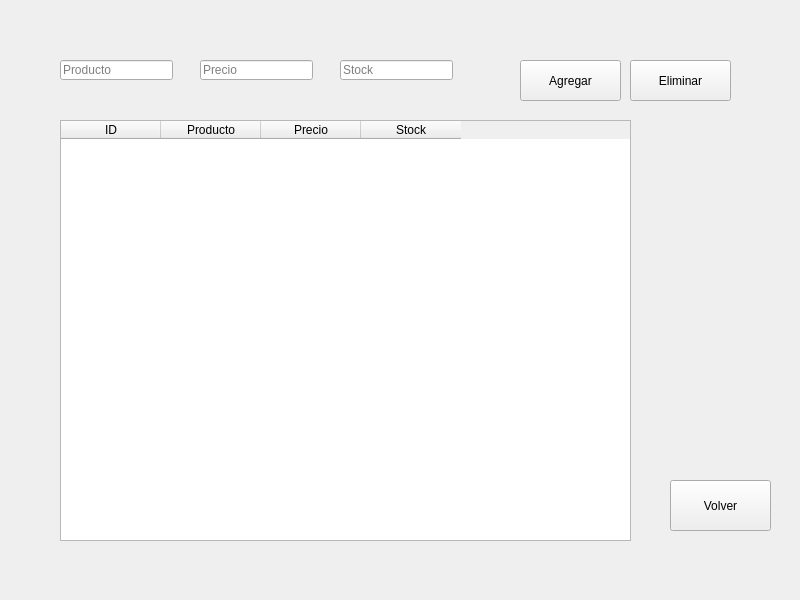
<?xml version="1.0" encoding="UTF-8"?>
<ui version="4.0">
 <class>inventario</class>
 <widget class="QMainWindow" name="inventario">
  <property name="geometry">
   <rect>
    <x>0</x>
    <y>0</y>
    <width>800</width>
    <height>600</height>
   </rect>
  </property>
  <property name="minimumSize">
   <size>
    <width>800</width>
    <height>600</height>
   </size>
  </property>
  <property name="maximumSize">
   <size>
    <width>800</width>
    <height>600</height>
   </size>
  </property>
  <property name="windowTitle">
   <string>MainWindow</string>
  </property>
  <widget class="QWidget" name="centralwidget">
   <widget class="QTableWidget" name="tableWidget">
    <property name="geometry">
     <rect>
      <x>60</x>
      <y>120</y>
      <width>571</width>
      <height>421</height>
     </rect>
    </property>
    <column>
     <property name="text">
      <string>ID</string>
     </property>
    </column>
    <column>
     <property name="text">
      <string>Producto</string>
     </property>
    </column>
    <column>
     <property name="text">
      <string>Precio</string>
     </property>
    </column>
    <column>
     <property name="text">
      <string>Stock</string>
     </property>
    </column>
   </widget>
   <widget class="QPushButton" name="btnAgregar">
    <property name="geometry">
     <rect>
      <x>520</x>
      <y>60</y>
      <width>101</width>
      <height>41</height>
     </rect>
    </property>
    <property name="text">
     <string>Agregar</string>
    </property>
   </widget>
   <widget class="QPushButton" name="btnEliminar">
    <property name="geometry">
     <rect>
      <x>630</x>
      <y>60</y>
      <width>101</width>
      <height>41</height>
     </rect>
    </property>
    <property name="text">
     <string>Eliminar</string>
    </property>
   </widget>
   <widget class="QPushButton" name="btnVolver">
    <property name="geometry">
     <rect>
      <x>670</x>
      <y>480</y>
      <width>101</width>
      <height>51</height>
     </rect>
    </property>
    <property name="text">
     <string>Volver</string>
    </property>
   </widget>
   <widget class="QLineEdit" name="lineProducto">
    <property name="geometry">
     <rect>
      <x>60</x>
      <y>60</y>
      <width>113</width>
      <height>20</height>
     </rect>
    </property>
    <property name="placeholderText">
     <string>Producto</string>
    </property>
   </widget>
   <widget class="QLineEdit" name="linePrecio">
    <property name="geometry">
     <rect>
      <x>200</x>
      <y>60</y>
      <width>113</width>
      <height>20</height>
     </rect>
    </property>
    <property name="placeholderText">
     <string>Precio</string>
    </property>
   </widget>
   <widget class="QLineEdit" name="lineStock">
    <property name="geometry">
     <rect>
      <x>340</x>
      <y>60</y>
      <width>113</width>
      <height>20</height>
     </rect>
    </property>
    <property name="placeholderText">
     <string>Stock</string>
    </property>
   </widget>
  </widget>
  <widget class="QMenuBar" name="menubar">
   <property name="geometry">
    <rect>
     <x>0</x>
     <y>0</y>
     <width>800</width>
     <height>21</height>
    </rect>
   </property>
  </widget>
 </widget>
 <resources/>
 <connections/>
</ui>
